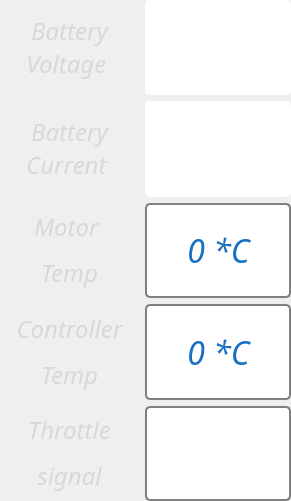
   <widget class="QFrame" name="frame">
    <property name="geometry">
     <rect>
      <x>30</x>
      <y>60</y>
      <width>291</width>
      <height>501</height>
     </rect>
    </property>
    <property name="sizePolicy">
     <sizepolicy hsizetype="Fixed" vsizetype="Preferred">
      <horstretch>0</horstretch>
      <verstretch>0</verstretch>
     </sizepolicy>
    </property>
    <property name="styleSheet">
     <string notr="true">border-image: url(&quot;img/transparent.png&quot;);</string>
    </property>
    <layout class="QGridLayout" name="gridLayout_2">
     <property name="margin">
      <number>0</number>
     </property>
     <property name="verticalSpacing">
      <number>6</number>
     </property>
     <item row="2" column="1">
      <widget class="QProgressBar" name="motorTempBar">
       <property name="sizePolicy">
        <sizepolicy hsizetype="Minimum" vsizetype="Minimum">
         <horstretch>0</horstretch>
         <verstretch>0</verstretch>
        </sizepolicy>
       </property>
       <property name="font">
        <font>
         <family>Gill Sans MT</family>
         <pointsize>24</pointsize>
         <weight>9</weight>
         <italic>true</italic>
         <bold>false</bold>
        </font>
       </property>
       <property name="styleSheet">
        <string notr="true">QProgressBar {
    border: 2px solid grey;
    border-radius: 5px;
    text-align: center;
	font: 75 italic 24pt &quot;Gill Sans MT&quot; ;
	color: rgb(24, 112, 194);
border-image: url(&quot;img/gradient3.png&quot;);}

QProgressBar::chunk {
    background-color: #FFFF66;
	border: 0,6px solid grey;
    border-radius: 4px;
    width: 8px;
    margin:1px;

}
</string>
       </property>
       <property name="maximum">
        <number>100</number>
       </property>
       <property name="value">
        <number>0</number>
       </property>
       <property name="alignment">
        <set>Qt::AlignCenter</set>
       </property>
       <property name="format">
        <string>%p *C</string>
       </property>
      </widget>
     </item>
     <item row="3" column="0">
      <widget class="QLabel" name="label_4">
       <property name="sizePolicy">
        <sizepolicy hsizetype="Preferred" vsizetype="Preferred">
         <horstretch>0</horstretch>
         <verstretch>0</verstretch>
        </sizepolicy>
       </property>
       <property name="font">
        <font>
         <family>Gill Sans MT</family>
         <pointsize>18</pointsize>
         <weight>9</weight>
         <italic>true</italic>
         <bold>false</bold>
        </font>
       </property>
       <property name="styleSheet">
        <string notr="true">border-image: url(&quot;img/gradient3.png&quot;);font: 75 italic 18pt &quot;Gill Sans MT&quot; ;
color: rgb(216, 216, 216);</string>
       </property>
       <property name="text">
        <string>&lt;html&gt;&lt;head/&gt;&lt;body&gt;&lt;p&gt;Controller&lt;/p&gt;&lt;p&gt;Temp&lt;/p&gt;&lt;/body&gt;&lt;/html&gt;</string>
       </property>
       <property name="alignment">
        <set>Qt::AlignCenter</set>
       </property>
      </widget>
     </item>
     <item row="1" column="1">
      <widget class="QProgressBar" name="currentBar">
       <property name="sizePolicy">
        <sizepolicy hsizetype="Preferred" vsizetype="Minimum">
         <horstretch>0</horstretch>
         <verstretch>0</verstretch>
        </sizepolicy>
       </property>
       <property name="font">
        <font>
         <family>Gill Sans MT</family>
         <pointsize>24</pointsize>
         <weight>9</weight>
         <italic>true</italic>
         <bold>false</bold>
        </font>
       </property>
       <property name="styleSheet">
        <string notr="true">QProgressBar {
    border: 2px solid white;
    border-radius: 5px;
    text-align: center;
font: 75 italic 24pt &quot;Gill Sans MT&quot; ;
	color: rgb(255, 255, 255);
border-image: url(&quot;img/gradient3.png&quot;);}


QProgressBar::chunk {
    background-color:rgb(232, 77, 0) ;
	border: 0,6px solid grey;
    border-radius: 4px;
    width: 8px;
    margin:1px;

}
</string>
       </property>
       <property name="maximum">
        <number>400</number>
       </property>
       <property name="value">
        <number>0</number>
       </property>
       <property name="alignment">
        <set>Qt::AlignRight|Qt::AlignTrailing|Qt::AlignVCenter</set>
       </property>
       <property name="format">
        <string>%v A</string>
       </property>
      </widget>
     </item>
     <item row="3" column="1">
      <widget class="QProgressBar" name="controllerTempBar">
       <property name="sizePolicy">
        <sizepolicy hsizetype="Minimum" vsizetype="Minimum">
         <horstretch>0</horstretch>
         <verstretch>0</verstretch>
        </sizepolicy>
       </property>
       <property name="font">
        <font>
         <family>Gill Sans MT</family>
         <pointsize>24</pointsize>
         <weight>9</weight>
         <italic>true</italic>
         <bold>false</bold>
        </font>
       </property>
       <property name="styleSheet">
        <string notr="true">QProgressBar {
    border: 2px solid grey;
    border-radius: 5px;
    text-align: center;
	font: 75 italic 24pt &quot;Gill Sans MT&quot; ;
	color: rgb(24, 112, 194);
border-image: url(&quot;img/gradient3.png&quot;);}

QProgressBar::chunk {
    background-color: #FFFF00;
	border: 0,6px solid grey;
    border-radius: 4px;
    width: 8px;
    margin:1px;

}</string>
       </property>
       <property name="maximum">
        <number>100</number>
       </property>
       <property name="value">
        <number>0</number>
       </property>
       <property name="alignment">
        <set>Qt::AlignCenter</set>
       </property>
       <property name="format">
        <string>%p *C</string>
       </property>
      </widget>
     </item>
     <item row="2" column="0">
      <widget class="QLabel" name="label_3">
       <property name="sizePolicy">
        <sizepolicy hsizetype="Preferred" vsizetype="Preferred">
         <horstretch>0</horstretch>
         <verstretch>0</verstretch>
        </sizepolicy>
       </property>
       <property name="font">
        <font>
         <family>Gill Sans MT</family>
         <pointsize>18</pointsize>
         <weight>9</weight>
         <italic>true</italic>
         <bold>false</bold>
        </font>
       </property>
       <property name="styleSheet">
        <string notr="true">border-image: url(&quot;img/gradient3.png&quot;);font: 75 italic 18pt &quot;Gill Sans MT&quot; ;
color: rgb(216, 216, 216);</string>
       </property>
       <property name="text">
        <string>&lt;html&gt;&lt;head/&gt;&lt;body&gt;&lt;p&gt; Motor &lt;/p&gt;&lt;p&gt;Temp&lt;/p&gt;&lt;/body&gt;&lt;/html&gt;</string>
       </property>
       <property name="alignment">
        <set>Qt::AlignCenter</set>
       </property>
      </widget>
     </item>
     <item row="4" column="1">
      <widget class="QProgressBar" name="throttleBar">
       <property name="sizePolicy">
        <sizepolicy hsizetype="Minimum" vsizetype="Minimum">
         <horstretch>0</horstretch>
         <verstretch>0</verstretch>
        </sizepolicy>
       </property>
       <property name="font">
        <font>
         <family>Gill Sans MT</family>
         <pointsize>22</pointsize>
         <weight>9</weight>
         <italic>true</italic>
         <bold>false</bold>
        </font>
       </property>
       <property name="styleSheet">
        <string notr="true">QProgressBar {
    border: 2px solid grey;
    border-radius: 5px;
    text-align: center;
	font: 75 italic 22pt &quot;Gill Sans MT&quot; ;
	color: rgb(255, 255, 255);
border-image: url(&quot;img/gradient3.png&quot;);}

QProgressBar::chunk {
    background-color: rgb(0, 68, 204);
	border: 0,6px solid grey;
    border-radius: 4px;
    width: 8px;
    margin:1px;

}</string>
       </property>
       <property name="maximum">
        <number>100</number>
       </property>
       <property name="value">
        <number>0</number>
       </property>
       <property name="alignment">
        <set>Qt::AlignCenter</set>
       </property>
       <property name="format">
        <string>%v %</string>
       </property>
      </widget>
     </item>
     <item row="1" column="0">
      <widget class="QLabel" name="label_2">
       <property name="sizePolicy">
        <sizepolicy hsizetype="Preferred" vsizetype="Preferred">
         <horstretch>0</horstretch>
         <verstretch>0</verstretch>
        </sizepolicy>
       </property>
       <property name="font">
        <font>
         <family>Gill Sans MT</family>
         <pointsize>18</pointsize>
         <weight>9</weight>
         <italic>true</italic>
         <bold>false</bold>
        </font>
       </property>
       <property name="contextMenuPolicy">
        <enum>Qt::NoContextMenu</enum>
       </property>
       <property name="layoutDirection">
        <enum>Qt::LeftToRight</enum>
       </property>
       <property name="styleSheet">
        <string notr="true">border-image: url(&quot;img/gradient3.png&quot;);
font: 75 italic 18pt &quot;Gill Sans MT&quot; ;
color: rgb(216, 216, 216);</string>
       </property>
       <property name="lineWidth">
        <number>3</number>
       </property>
       <property name="text">
        <string>&lt;html&gt;&lt;head/&gt;&lt;body&gt;&lt;p&gt;Battery&lt;br/&gt;Current &lt;/p&gt;&lt;/body&gt;&lt;/html&gt;</string>
       </property>
       <property name="alignment">
        <set>Qt::AlignCenter</set>
       </property>
      </widget>
     </item>
     <item row="4" column="0">
      <widget class="QLabel" name="label_5">
       <property name="font">
        <font>
         <family>Gill Sans MT</family>
         <pointsize>16</pointsize>
         <weight>9</weight>
         <italic>true</italic>
         <bold>false</bold>
        </font>
       </property>
       <property name="styleSheet">
        <string notr="true">border-image: url(&quot;img/gradient3.png&quot;);font: 75 italic 16pt &quot;Gill Sans MT&quot; ;
color: rgb(216, 216, 216);</string>
       </property>
       <property name="text">
        <string>&lt;html&gt;&lt;head/&gt;&lt;body&gt;&lt;p&gt;&lt;span style=&quot; font-size:18pt;&quot;&gt;Throttle&lt;/span&gt;&lt;/p&gt;&lt;p&gt;&lt;span style=&quot; font-size:18pt;&quot;&gt;signal&lt;/span&gt;&lt;/p&gt;&lt;/body&gt;&lt;/html&gt;</string>
       </property>
       <property name="alignment">
        <set>Qt::AlignCenter</set>
       </property>
      </widget>
     </item>
     <item row="0" column="0">
      <widget class="QLabel" name="label">
       <property name="sizePolicy">
        <sizepolicy hsizetype="Preferred" vsizetype="Preferred">
         <horstretch>0</horstretch>
         <verstretch>0</verstretch>
        </sizepolicy>
       </property>
       <property name="font">
        <font>
         <family>Gill Sans MT</family>
         <pointsize>18</pointsize>
         <weight>9</weight>
         <italic>true</italic>
         <bold>false</bold>
        </font>
       </property>
       <property name="contextMenuPolicy">
        <enum>Qt::NoContextMenu</enum>
       </property>
       <property name="layoutDirection">
        <enum>Qt::LeftToRight</enum>
       </property>
       <property name="styleSheet">
        <string notr="true">border-image: url(&quot;img/gradient3.png&quot;);
font: 75 italic 18pt &quot;Gill Sans MT&quot; ;
color: rgb(216, 216, 216);</string>
       </property>
       <property name="text">
        <string>&lt;html&gt;&lt;head/&gt;&lt;body&gt;&lt;p&gt;Battery&lt;br/&gt;Voltage &lt;/p&gt;&lt;/body&gt;&lt;/html&gt;</string>
       </property>
       <property name="alignment">
        <set>Qt::AlignCenter</set>
       </property>
      </widget>
     </item>
     <item row="0" column="1">
      <widget class="QProgressBar" name="voltageBar">
       <property name="sizePolicy">
        <sizepolicy hsizetype="Preferred" vsizetype="Minimum">
         <horstretch>0</horstretch>
         <verstretch>0</verstretch>
        </sizepolicy>
       </property>
       <property name="font">
        <font>
         <family>Gill Sans MT</family>
         <pointsize>24</pointsize>
         <weight>9</weight>
         <italic>true</italic>
         <bold>false</bold>
        </font>
       </property>
       <property name="styleSheet">
        <string notr="true">QProgressBar {
    border: 2px solid white;
    border-radius: 5px;
    text-align: center;
font: 75 italic 24pt &quot;Gill Sans MT&quot; ;
	color: rgb(255, 255, 255);
border-image: url(&quot;img/gradient3.png&quot;);}


QProgressBar::chunk {
    background-color: #66FF33;
	border: 0,6px solid grey;
    border-radius: 4px;
    width: 8px;
    margin:1px;

}
</string>
       </property>
       <property name="maximum">
        <number>120</number>
       </property>
       <property name="value">
        <number>0</number>
       </property>
       <property name="alignment">
        <set>Qt::AlignRight|Qt::AlignTrailing|Qt::AlignVCenter</set>
       </property>
       <property name="format">
        <string>%v V</string>
       </property>
      </widget>
     </item>
    </layout>
    <zorder>motorTempBar</zorder>
    <zorder>label_4</zorder>
    <zorder>label</zorder>
    <zorder>label_2</zorder>
    <zorder>label_5</zorder>
    <zorder>controllerTempBar</zorder>
    <zorder>throttleBar</zorder>
    <zorder>label_3</zorder>
    <zorder>currentBar</zorder>
    <zorder>voltageBar</zorder>
   </widget>
